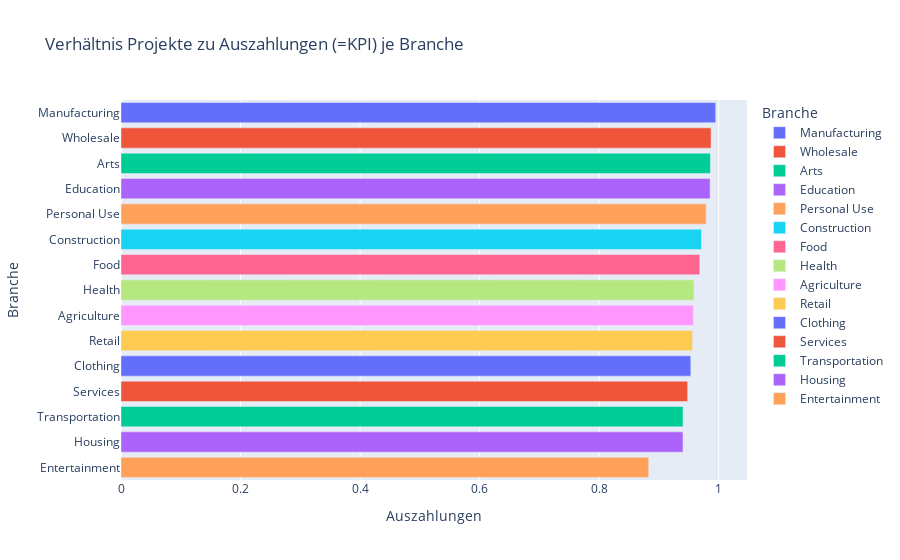

Source (notebook cell):
### Code cell
fig = px.bar(data_frame=df_sector,
     x='KPI_funded_loan',
     y="sector",
    color='sector',
    orientation='h',
    labels={
        'KPI_funded_loan': 'Auszahlungen',
        'sector': 'Branche'
    },
    title='Verhältnis Projekte zu Auszahlungen (=KPI) je Branche'
)


fig.show()

### Figure 1 — Plotly figure (JSON) as saved in the notebook; plotly's stock layout.template omitted (floating-point values rounded to 4 significant figures)
{"data": [{"alignmentgroup": "True", "hovertemplate": "Branche=%{y}<br>Auszahlungen=%{x}<extra></extra>", "legendgroup": "Manufacturing", "marker": {"color": "#636efa", "pattern": {"shape": ""}}, "name": "Manufacturing", "offsetgroup": "Manufacturing", "orientation": "h", "showlegend": true, "textposition": "auto", "type": "bar", "x": [0.995], "xaxis": "x", "y": ["Manufacturing"], "yaxis": "y"}, {"alignmentgroup": "True", "hovertemplate": "Branche=%{y}<br>Auszahlungen=%{x}<extra></extra>", "legendgroup": "Wholesale", "marker": {"color": "#EF553B", "pattern": {"shape": ""}}, "name": "Wholesale", "offsetgroup": "Wholesale", "orientation": "h", "showlegend": true, "textposition": "auto", "type": "bar", "x": [0.9872], "xaxis": "x", "y": ["Wholesale"], "yaxis": "y"}, {"alignmentgroup": "True", "hovertemplate": "Branche=%{y}<br>Auszahlungen=%{x}<extra></extra>", "legendgroup": "Arts", "marker": {"color": "#00cc96", "pattern": {"shape": ""}}, "name": "Arts", "offsetgroup": "Arts", "orientation": "h", "showlegend": true, "textposition": "auto", "type": "bar", "x": [0.9861], "xaxis": "x", "y": ["Arts"], "yaxis": "y"}, {"alignmentgroup": "True", "hovertemplate": "Branche=%{y}<br>Auszahlungen=%{x}<extra></extra>", "legendgroup": "Education", "marker": {"color": "#ab63fa", "pattern": {"shape": ""}}, "name": "Education", "offsetgroup": "Education", "orientation": "h", "showlegend": true, "textposition": "auto", "type": "bar", "x": [0.9856], "xaxis": "x", "y": ["Education"], "yaxis": "y"}, {"alignmentgroup": "True", "hovertemplate": "Branche=%{y}<br>Auszahlungen=%{x}<extra></extra>", "legendgroup": "Personal Use", "marker": {"color": "#FFA15A", "pattern": {"shape": ""}}, "name": "Personal Use", "offsetgroup": "Personal Use", "orientation": "h", "showlegend": true, "textposition": "auto", "type": "bar", "x": [0.979], "xaxis": "x", "y": ["Personal Use"], "yaxis": "y"}, {"alignmentgroup": "True", "hovertemplate": "Branche=%{y}<br>Auszahlungen=%{x}<extra></extra>", "legendgroup": "Construction", "marker": {"color": "#19d3f3", "pattern": {"shape": ""}}, "name": "Construction", "offsetgroup": "Construction", "orientation": "h", "showlegend": true, "textposition": "auto", "type": "bar", "x": [0.9713], "xaxis": "x", "y": ["Construction"], "yaxis": "y"}, {"alignmentgroup": "True", "hovertemplate": "Branche=%{y}<br>Auszahlungen=%{x}<extra></extra>", "legendgroup": "Food", "marker": {"color": "#FF6692", "pattern": {"shape": ""}}, "name": "Food", "offsetgroup": "Food", "orientation": "h", "showlegend": true, "textposition": "auto", "type": "bar", "x": [0.9683], "xaxis": "x", "y": ["Food"], "yaxis": "y"}, {"alignmentgroup": "True", "hovertemplate": "Branche=%{y}<br>Auszahlungen=%{x}<extra></extra>", "legendgroup": "Health", "marker": {"color": "#B6E880", "pattern": {"shape": ""}}, "name": "Health", "offsetgroup": "Health", "orientation": "h", "showlegend": true, "textposition": "auto", "type": "bar", "x": [0.9586], "xaxis": "x", "y": ["Health"], "yaxis": "y"}, {"alignmentgroup": "True", "hovertemplate": "Branche=%{y}<br>Auszahlungen=%{x}<extra></extra>", "legendgroup": "Agriculture", "marker": {"color": "#FF97FF", "pattern": {"shape": ""}}, "name": "Agriculture", "offsetgroup": "Agriculture", "orientation": "h", "showlegend": true, "textposition": "auto", "type": "bar", "x": [0.9577], "xaxis": "x", "y": ["Agriculture"], "yaxis": "y"}, {"alignmentgroup": "True", "hovertemplate": "Branche=%{y}<br>Auszahlungen=%{x}<extra></extra>", "legendgroup": "Retail", "marker": {"color": "#FECB52", "pattern": {"shape": ""}}, "name": "Retail", "offsetgroup": "Retail", "orientation": "h", "showlegend": true, "textposition": "auto", "type": "bar", "x": [0.9563], "xaxis": "x", "y": ["Retail"], "yaxis": "y"}, {"alignmentgroup": "True", "hovertemplate": "Branche=%{y}<br>Auszahlungen=%{x}<extra></extra>", "legendgroup": "Clothing", "marker": {"color": "#636efa", "pattern": {"shape": ""}}, "name": "Clothing", "offsetgroup": "Clothing", "orientation": "h", "showlegend": true, "textposition": "auto", "type": "bar", "x": [0.9533], "xaxis": "x", "y": ["Clothing"], "yaxis": "y"}, {"alignmentgroup": "True", "hovertemplate": "Branche=%{y}<br>Auszahlungen=%{x}<extra></extra>", "legendgroup": "Services", "marker": {"color": "#EF553B", "pattern": {"shape": ""}}, "name": "Services", "offsetgroup": "Services", "orientation": "h", "showlegend": true, "textposition": "auto", "type": "bar", "x": [0.948], "xaxis": "x", "y": ["Services"], "yaxis": "y"}, {"alignmentgroup": "True", "hovertemplate": "Branche=%{y}<br>Auszahlungen=%{x}<extra></extra>", "legendgroup": "Transportation", "marker": {"color": "#00cc96", "pattern": {"shape": ""}}, "name": "Transportation", "offsetgroup": "Transportation", "orientation": "h", "showlegend": true, "textposition": "auto", "type": "bar", "x": [0.9403], "xaxis": "x", "y": ["Transportation"], "yaxis": "y"}, {"alignmentgroup": "True", "hovertemplate": "Branche=%{y}<br>Auszahlungen=%{x}<extra></extra>", "legendgroup": "Housing", "marker": {"color": "#ab63fa", "pattern": {"shape": ""}}, "name": "Housing", "offsetgroup": "Housing", "orientation": "h", "showlegend": true, "textposition": "auto", "type": "bar", "x": [0.9403], "xaxis": "x", "y": ["Housing"], "yaxis": "y"}, {"alignmentgroup": "True", "hovertemplate": "Branche=%{y}<br>Auszahlungen=%{x}<extra></extra>", "legendgroup": "Entertainment", "marker": {"color": "#FFA15A", "pattern": {"shape": ""}}, "name": "Entertainment", "offsetgroup": "Entertainment", "orientation": "h", "showlegend": true, "textposition": "auto", "type": "bar", "x": [0.8829], "xaxis": "x", "y": ["Entertainment"], "yaxis": "y"}], "layout": {"barmode": "relative", "legend": {"title": {"text": "Branche"}, "tracegroupgap": 0}, "title": {"text": "Verhältnis Projekte zu Auszahlungen (=KPI) je Branche"}, "xaxis": {"anchor": "y", "domain": [0, 1], "title": {"text": "Auszahlungen"}}, "yaxis": {"anchor": "x", "categoryarray": ["Entertainment", "Housing", "Transportation", "Services", "Clothing", "Retail", "Agriculture", "Health", "Food", "Construction", "Personal Use", "Education", "Arts", "Wholesale", "Manufacturing"], "categoryorder": "array", "domain": [0, 1], "title": {"text": "Branche"}}}}
